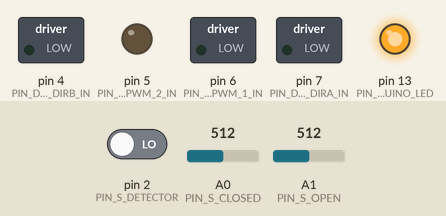
A sketch run on a simulated Arduino Uno, built with avr-gcc and run on an emulated ATmega328P. On the bench: switched loads named in the sketch (green lamp = pin HIGH), output pins drawn as LEDs (lit = HIGH). The test bench sets the inputs (shaded band); at power-on: pin 2 (PIN_S_DETECTOR) LOW, A0 (PIN_S_CLOSED) = 512, A1 (PIN_S_OPEN) = 512.

Above: at 1.2 s.
1.3 s: pin 2 (PIN_S_DETECTOR) driven HIGH
At 1.75 s:
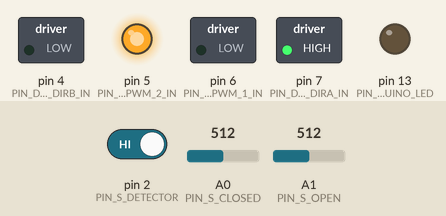
At 3.4 s:
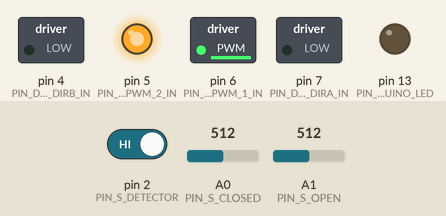
4.3 s: pin 2 (PIN_S_DETECTOR) driven LOW
At 5.7 s:
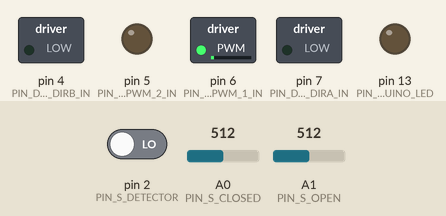
Timing chart, 0 to 7.5 s (numbered marks = the images above; inputs shaded):
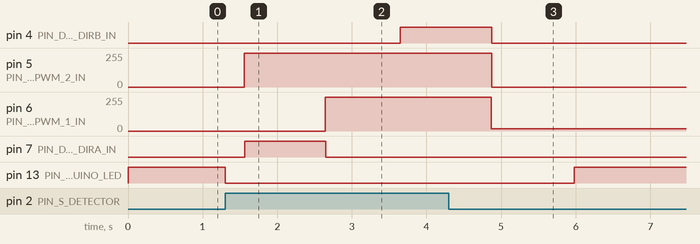

The sketch:

full_test.ino
```cpp
// HCU TEST
// first test for the HCU (hardware control unit) of CatFeeder
//
//
/*
 * PIN MAPPING
 *
 * ARDUINO_GND (green)          PIN2 right GND (arduino USB connecto down)
 * ARDUINO_VCC (red)            PIN4 right 5V
 *
 * DOOR_PWM_1_IN (white / brown)    D6
 * DOOR_DIRA_IN (brown)             D7
 * DOOR_DIRB_IN (green)             D4
 * DOOR_RED_OUT                     motor_red
 * DOOR_BLACK_OUT                   motor_black
 *
 * LED_DIRA_IN                      jumped to VCC_ARDUINO (red)
 * LED_DIRB_IN                      jumped to GND (black)
 * LED_RED_OUT (white)
 * LED_BLACK_OUT (red)
 * LED_PWM_2_IN (white/green)       D5
 *
 * S_OPEN (green with black)        A1
 * S_CLOSED (red with black)        A0
 * S_DETECTOR (white with back)     D2
 *
 * PIR http://www.instructables.com/id/PIR-Motion-Sensor-Tutorial/
 */
const int PIN_DOOR_PWM_1_IN   = 6;
const int PIN_DOOR_DIRA_IN    = 7;
const int PIN_DOOR_DIRB_IN    = 4;

const int PIN_LED_PWM_2_IN    = 5;

const int PIN_S_OPEN      = A1;
const int PIN_S_CLOSED    = A0;
const int PIN_S_DETECTOR  = 2;

const int PIN_ARDUINO_LED  = 13;


int door_open;
int door_closed;
int detector;


void setup() {
  Serial.begin(115200);
  //Serial.begin(9600);

  pinMode(PIN_DOOR_PWM_1_IN, OUTPUT);
  pinMode(PIN_DOOR_DIRA_IN, OUTPUT);
  pinMode(PIN_DOOR_DIRB_IN, OUTPUT);
  pinMode(PIN_LED_PWM_2_IN, OUTPUT);

  pinMode(PIN_S_CLOSED, INPUT);
  pinMode(PIN_S_OPEN,INPUT);
  pinMode(PIN_S_DETECTOR,INPUT);
  pinMode (PIN_ARDUINO_LED, OUTPUT);

  detector = 0;
  door_open = 0;
  door_closed = 0;
}


void loop() {

  // start with door closed, please.

  door_open = analogRead(PIN_S_OPEN);
  door_closed = analogRead(PIN_S_CLOSED);
  detector = digitalRead(PIN_S_DETECTOR);

  if (detector) {
     digitalWrite(PIN_ARDUINO_LED, LOW);

        /* led test */
      for (int i=0; i< 255; i++) {
        analogWrite(PIN_LED_PWM_2_IN, i);
        delay(1);
      }


    if (door_closed == 1023) {
      Serial.println("Door Closed");
    }
    else {
      if (door_open == 1023) {
        Serial.println("Door Open");
      }
    }


    /* open door */
    for (int i=0; i<255-100; i++) {
      analogWrite(PIN_DOOR_PWM_1_IN, 100+i);
      digitalWrite(PIN_DOOR_DIRA_IN,HIGH);
      digitalWrite(PIN_DOOR_DIRB_IN,LOW);
      delay(7);
    }

    digitalWrite(PIN_DOOR_DIRA_IN,LOW);
    digitalWrite(PIN_DOOR_DIRB_IN,LOW);
    delay(1000);
   /* close door */

    for (int i=0; i<255-80; i++) {
      analogWrite(PIN_DOOR_PWM_1_IN, 100+i);
      digitalWrite(PIN_DOOR_DIRA_IN,LOW);
      digitalWrite(PIN_DOOR_DIRB_IN,HIGH);
    delay(7);
    }

    digitalWrite(PIN_DOOR_DIRA_IN,LOW);
    digitalWrite(PIN_DOOR_DIRB_IN,LOW);

    /* stop light */
    analogWrite(PIN_LED_PWM_2_IN, LOW);


   delay(1000);
  }
  else {
    digitalWrite(PIN_ARDUINO_LED, HIGH);
  }
  delay(100);

}
```

Measured:
- after the input at 1.3 s, pin 4 (PIN_DOOR_DIRB_IN): LOW → HIGH after 2.3 s; pin 5 (PIN_LED_PWM_2_IN): 0/255 → 254/255 after 0.26 s; pin 6 (PIN_DOOR_PWM_1_IN): 0/255 → 254/255 after 1.3 s; pin 7 (PIN_DOOR_DIRA_IN): LOW → HIGH after 0.26 s, → LOW 1.1 s later; pin 13 (PIN_ARDUINO_LED): HIGH → LOW at once
- after the input at 4.3 s, pin 4 (PIN_DOOR_DIRB_IN): goes on until 4.9 s, then stays LOW; pin 5 (PIN_LED_PWM_2_IN): goes on until 4.9 s, then stays 0/255; pin 6 (PIN_DOOR_PWM_1_IN): goes on until 4.9 s, then stays 18/255; pin 7 (PIN_DOOR_DIRA_IN): stops changing and stays LOW; pin 13 (PIN_ARDUINO_LED): LOW → HIGH after 1.7 s
